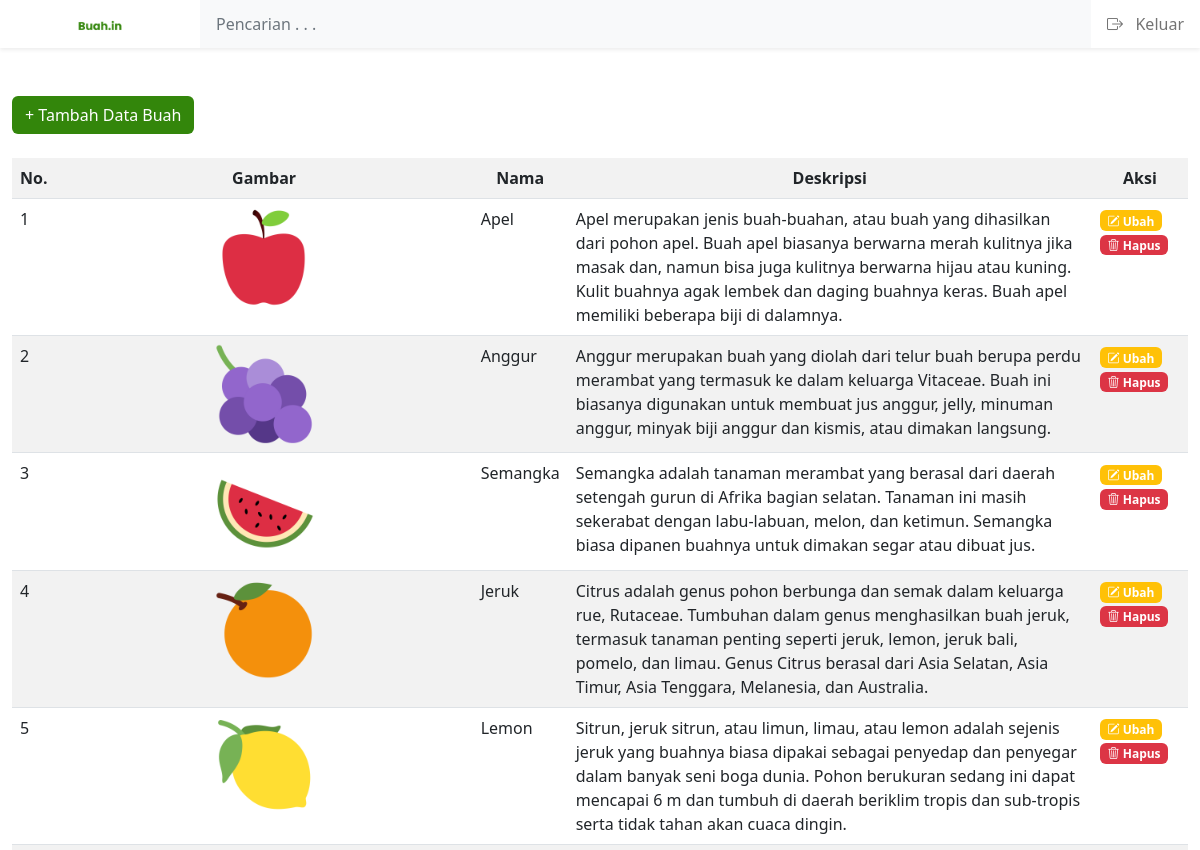
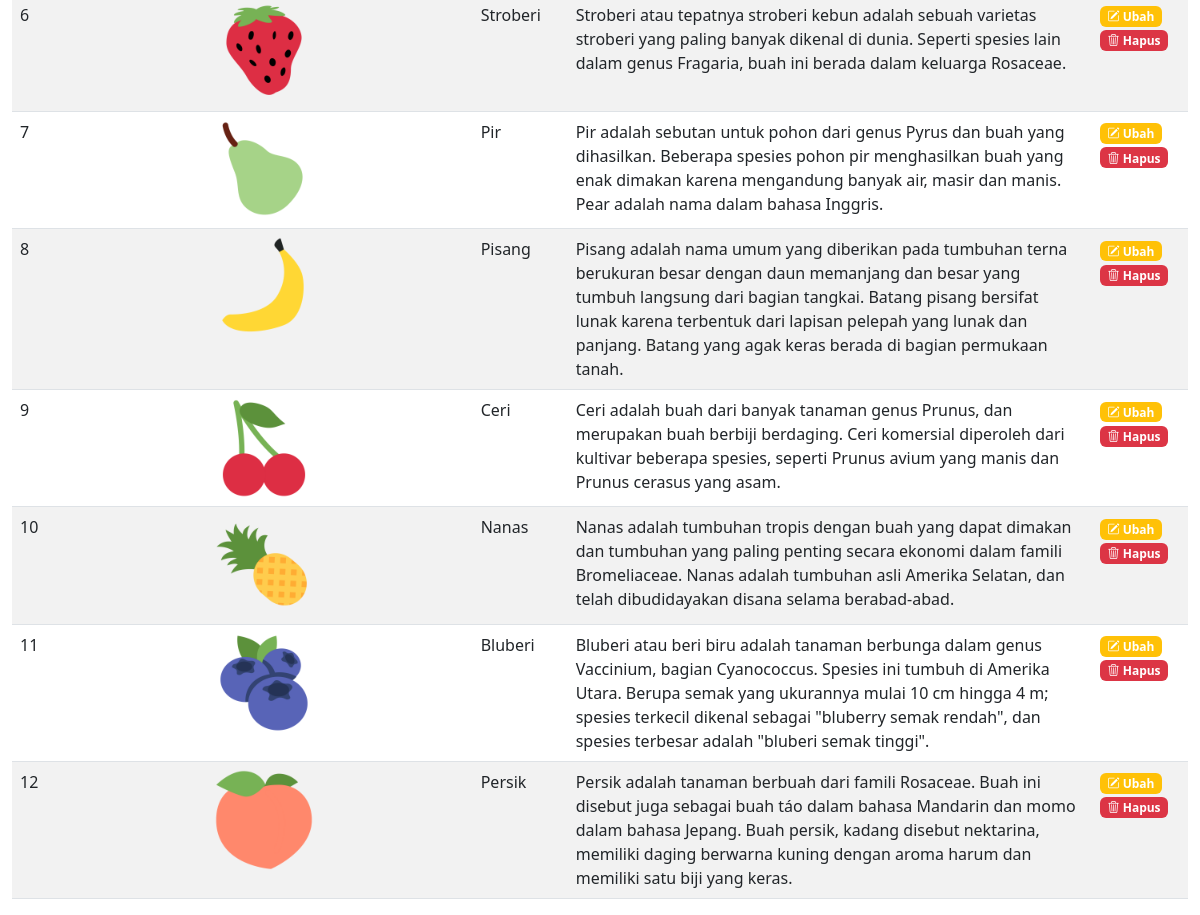
Page /dashboard.php (signed in) on the committed database (2 pictures, top to bottom).
### tables this page shows
CREATE TABLE `tbl_buah` (
  `id` int(11) NOT NULL,
  `nama` varchar(250) NOT NULL,
  `deskripsi` text DEFAULT NULL,
  `gambar` varchar(64) NOT NULL,
  `link_gambar` varchar(255) NOT NULL
);

### functions.php (called while the page is built, shortened)
<?php
$conn = mysqli_connect("localhost", "root", "", "buah.in");
function query($query)
{
	global $conn;
	$result = mysqli_query($conn, $query);
	$rows = [];
	while ($row = mysqli_fetch_assoc($result)) {
		$rows[] = $row;
	}
	return $rows;
}

### dashboard.php (the view, shortened to what this page needs)
<?php
require 'functions.php';
$buah = query("SELECT * FROM tbl_buah");
if ($_SERVER['REQUEST_METHOD'] == 'POST') {
	$keyword = $_POST['keyword'];
	if (empty($keyword)) {
		$hasil_pencarian = $buah;
	} else {
		$hasil_pencarian = cari($keyword);
	}
	if (empty($hasil_pencarian)) {
		$data_tidak_ditemukan = true;
	}
} else {
	$hasil_pencarian = $buah;
}
?>
<!DOCTYPE html>
<html>
<head>
	<link rel="stylesheet" href="https://cdn.jsdelivr.net/npm/bootstrap@5.2.2/dist/css/bootstrap.min.css">
	<link rel="stylesheet" href="https://cdn.jsdelivr.net/npm/bootstrap-icons@1.10.2/font/bootstrap-icons.css">
	<link rel="stylesheet" href="https://stackpath.bootstrapcdn.com/font-awesome/4.7.0/css/font-awesome.min.css">
	<link rel="stylesheet" href="css/style.css">
	<link rel="stylesheet" href="css/dashboard.css">
</head>
<body>
	<header class="navbar navbar-expand-white sticky-top bg-white flex-md-nowrap p-0 mb-5 shadow-sm">
		<a class="navbar-brand col-md-auto col-lg-2 me-0 px-3 fs-6 text-center" href="dashboard.php"><img src="img/brand.png" width="30%"></a>
		<form action="" method="post" class="col-md">
			<input type="text" class="form-cari form-control bg-light w-100 rounded-0 border-0" name="keyword" autocomplete="off" id="keyword" placeholder="Pencarian . . ." aria-label=>
		</form>
		<div class="navbar-nav">
			<div class="nav-item text-nowrap">
				<a class="nav-link px-3 rounded" href="#" data-bs-toggle="modal" data-bs-target="#logoutModal"><i class="bi bi-box-arrow-right"></i> &nbsp; Keluar</a>
			</div>
		</div>
	</header>
	<div class="container-fluid mb-4">
		<a href="tambah.php" class="btn btn-green">+ Tambah Data Buah</a>
	</div>
	<div class="container-fluid">
		<table class="table table-striped">
			<tr class="text-center">
				<th>No.</th>
				<th>Gambar</th>
				<th>Nama</th>
				<th>Deskripsi</th>
				<th class="aksi">Aksi</th>
			</tr>
			<?php if (count($hasil_pencarian) > 0) : ?>
				<?php $i = 1; ?>
				<?php foreach ($hasil_pencarian as $row) : ?>
					<tr>
						<td><?= $i; ?></td>
						<td class="text-center"><img src="uploads/<?= $row["gambar"]; ?>" class="img-responsive" alt="Gambar buah"></td>
						<td><?= $row["nama"]; ?></td>
						<td><?= $row["deskripsi"]; ?></td>
						<td class="aksi">
							<a href="ubah.php?id=<?php echo $row['id']; ?>" class="badge bg-warning text-decoration-none"><i class="bi bi-pencil-square"></i> Ubah</a>
							<button type="button" class="badge bg-danger text-decoration-none border-0" data-bs-toggle="modal" data-bs-target="#hapusModal<?php echo $row['id']; ?>"><i class="bi bi-trash3"></i> Hapus</button>
						</td>
					</tr>
					<?php $i++; ?>
				<?php endforeach; ?>
			<?php else : ?>
				<tr>
					<td colspan="5" class="text-center">Data tidak ditemukan</td>
				</tr>
			<?php endif; ?>
		</table>
	</div>
</body>
</html>

### css/style.css (style rules this page uses)
.btn-green { background-color: #33860b; color: #ffffff; text-decoration: none; }

### css/dashboard.css (style rules this page uses)
.navbar .form-control { padding: 0.75rem 1rem; }
.img-responsive { max-width: 100%; height: auto; }
@media (min-width: 768px) { .img-responsive { max-width: 25%; } }

### rows in the picture
tbl_buah: gambar (picture), nama "Apel", deskripsi "Apel merupakan jenis buah-buahan, atau buah yang dihasilkan dari pohon apel. Buah apel biasanya berwarna merah kulitnya jika masak dan, namun bisa juga kulitnya berwarna hijau atau kuning. Kulit buahnya agak lembek dan daging buahnya keras. Buah apel memiliki beberapa biji di dalamnya."
tbl_buah: gambar (picture), nama "Anggur", deskripsi "Anggur merupakan buah yang diolah dari telur buah berupa perdu merambat yang termasuk ke dalam keluarga Vitaceae. Buah ini biasanya digunakan untuk membuat jus anggur, jelly, minuman anggur, minyak biji anggur dan kismis, atau dimakan langsung."
tbl_buah: gambar (picture), nama "Semangka", deskripsi "Semangka adalah tanaman merambat yang berasal dari daerah setengah gurun di Afrika bagian selatan. Tanaman ini masih sekerabat dengan labu-labuan, melon, dan ketimun. Semangka biasa dipanen buahnya untuk dimakan segar atau dibuat jus."
tbl_buah: gambar (picture), nama "Jeruk", deskripsi "Citrus adalah genus pohon berbunga dan semak dalam keluarga rue, Rutaceae. Tumbuhan dalam genus menghasilkan buah jeruk, termasuk tanaman penting seperti jeruk, lemon, jeruk bali, pomelo, dan limau. Genus Citrus berasal dari Asia Selatan, Asia Timur, Asia Tenggara, Melanesia, dan Australia."
tbl_buah: gambar (picture), nama "Lemon", deskripsi "Sitrun, jeruk sitrun, atau limun, limau, atau lemon adalah sejenis jeruk yang buahnya biasa dipakai sebagai penyedap dan penyegar dalam banyak seni boga dunia. Pohon berukuran sedang ini dapat mencapai 6 m dan tumbuh di daerah beriklim tropis dan sub-tropis serta tidak tahan akan cuaca dingin."
tbl_buah: gambar (picture), nama "Stroberi", deskripsi "Stroberi atau tepatnya stroberi kebun adalah sebuah varietas stroberi yang paling banyak dikenal di dunia. Seperti spesies lain dalam genus Fragaria, buah ini berada dalam keluarga Rosaceae."
tbl_buah: gambar (picture), nama "Pir", deskripsi "Pir adalah sebutan untuk pohon dari genus Pyrus dan buah yang dihasilkan. Beberapa spesies pohon pir menghasilkan buah yang enak dimakan karena mengandung banyak air, masir dan manis. Pear adalah nama dalam bahasa Inggris."
tbl_buah: gambar (picture), nama "Pisang", deskripsi "Pisang adalah nama umum yang diberikan pada tumbuhan terna berukuran besar dengan daun memanjang dan besar yang tumbuh langsung dari bagian tangkai. Batang pisang bersifat lunak karena terbentuk dari lapisan pelepah yang lunak dan panjang. Batang yang agak keras berada di bagian permukaan tanah."
tbl_buah: gambar (picture), nama "Ceri", deskripsi "Ceri adalah buah dari banyak tanaman genus Prunus, dan merupakan buah berbiji berdaging. Ceri komersial diperoleh dari kultivar beberapa spesies, seperti Prunus avium yang manis dan Prunus cerasus yang asam."
tbl_buah: gambar (picture), nama "Nanas", deskripsi "Nanas adalah tumbuhan tropis dengan buah yang dapat dimakan dan tumbuhan yang paling penting secara ekonomi dalam famili Bromeliaceae. Nanas adalah tumbuhan asli Amerika Selatan, dan telah dibudidayakan disana selama berabad-abad."
tbl_buah: gambar (picture), nama "Bluberi", deskripsi "Bluberi atau beri biru adalah tanaman berbunga dalam genus Vaccinium, bagian Cyanococcus. Spesies ini tumbuh di Amerika Utara. Berupa semak yang ukurannya mulai 10 cm hingga 4 m; spesies terkecil dikenal sebagai \"bluberry semak rendah\", dan spesies terbesar adalah \"bluberi semak tinggi\"."
tbl_buah: gambar (picture), nama "Persik", deskripsi "Persik adalah tanaman berbuah dari famili Rosaceae. Buah ini disebut juga sebagai buah táo dalam bahasa Mandarin dan momo dalam bahasa Jepang. Buah persik, kadang disebut nektarina, memiliki daging berwarna kuning dengan aroma harum dan memiliki satu biji yang keras."
